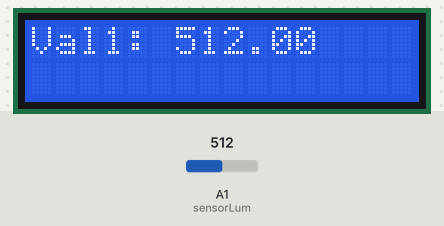
This sketch was run on a simulated Arduino Uno, built with avr-gcc and run on an emulated ATmega328P. On the bench: 16×2 character LCD. The test bench sets the inputs (shaded band); at power-on: A1 (sensorLum) = 512.

Above: at 1.2 s.
1.3 s: A1 (sensorLum) set to 716
At 2.3 s:
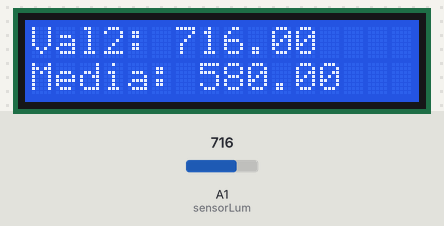
5.4 s: A1 (sensorLum) set to 900
At 6.9 s:
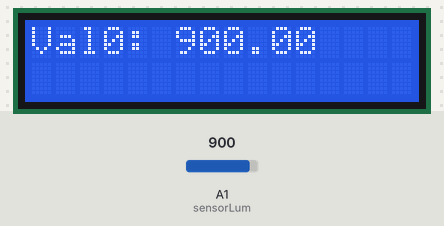
8.6 s: A1 (sensorLum) set to 1023
At 9.9 s:
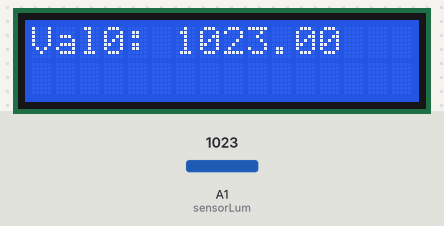
Timing chart, 0 to 11.6 s (numbered marks = the images above; inputs shaded):
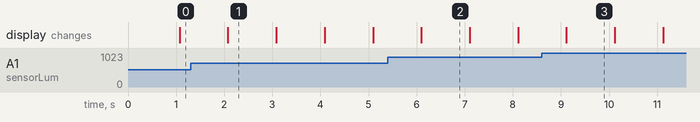

Measured:
- what the display in image 1 shows lasts 1.0 s, from 2.1 s to 3.1 s

The sketch:

LDR_Display.ino
```cpp
/* 11/09/2015
	Sensor LDR imprimindo valores em um display LCD
	Autor: Arthur Almeida
	O circuito pode ser visto em: http://imgur.com/cSQ0duI
*/

//Importa a biblioteca do display

#include <LiquidCrystal.h>

//Define os pinos que ser?o utilizados para ligacao ao display
LiquidCrystal lcd(12, 11, 5, 4, 3, 2);

//Sensor de luminosidade LDR
int sensorLum = A1;            //Pino analogico em que o sensor de luminosidade esta conectado.

//Variaveis
int i = 0;
float media = 0;

//Funcao setup, executado uma vez ao ligar o Arduino.
void setup(){
  //Ativando o serial monitor que exibira os valores lidos no sensor.
  Serial.begin(115200);
  lcd.begin(16,2);

}

//Funcao loop, executado enquanto o Arduino estiver ligado.
void loop(){

  float valorSensorLum = analogRead(sensorLum); //valor da luminosidade.
  lcd.clear();
  media += valorSensorLum; //soma da media
  lcd.print("Val");
  lcd.print(i);
  lcd.print(": ");
  lcd.print(valorSensorLum);
  i++;

  if (i==3){ //verificacao pra retornar o valor da media a cada 3 leituras
     media = media/3;
     lcd.setCursor(0,1);
     lcd.print("Media: ");
     lcd.setCursor(7,1);
     lcd.print(media);
     media=0;
     i=0;
     }

  delay(1000);  //Espera 1 seg para realizar a proxima leitura
}
```
